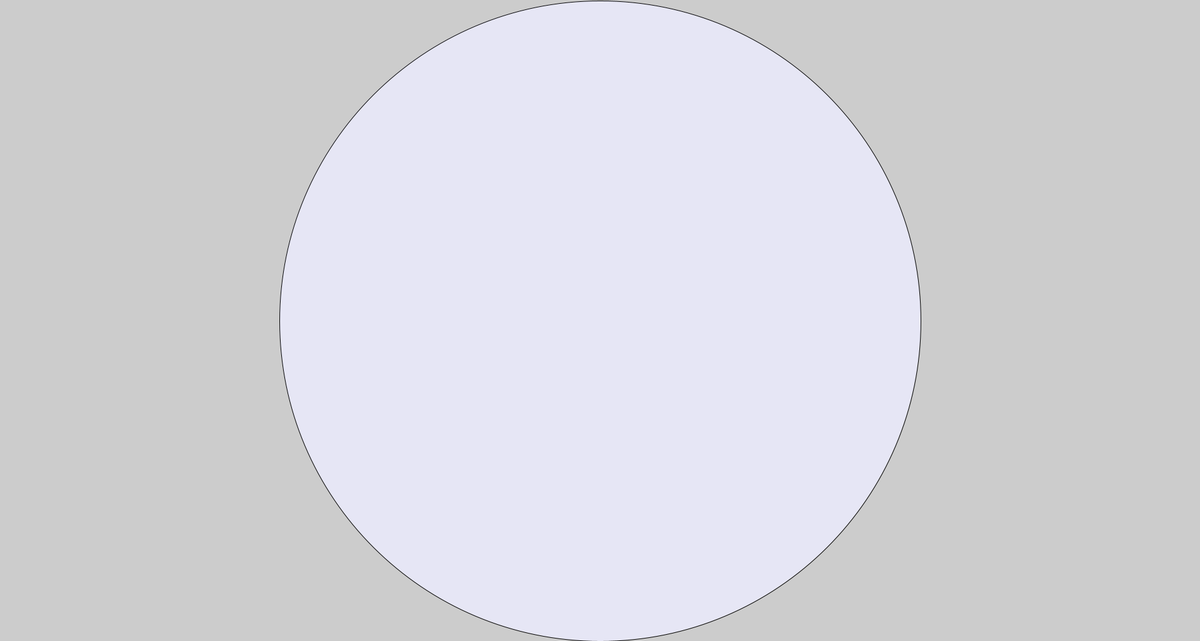
Frame 1 (no input)
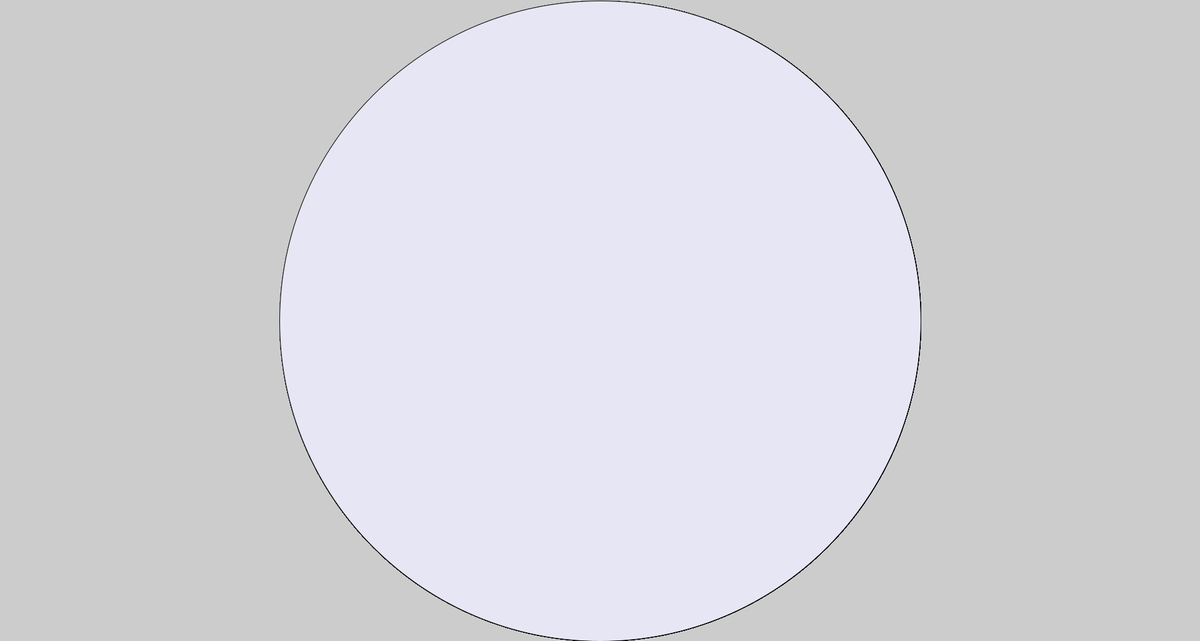
Frame 60 (the mouse pressed at the canvas centre just before this capture)
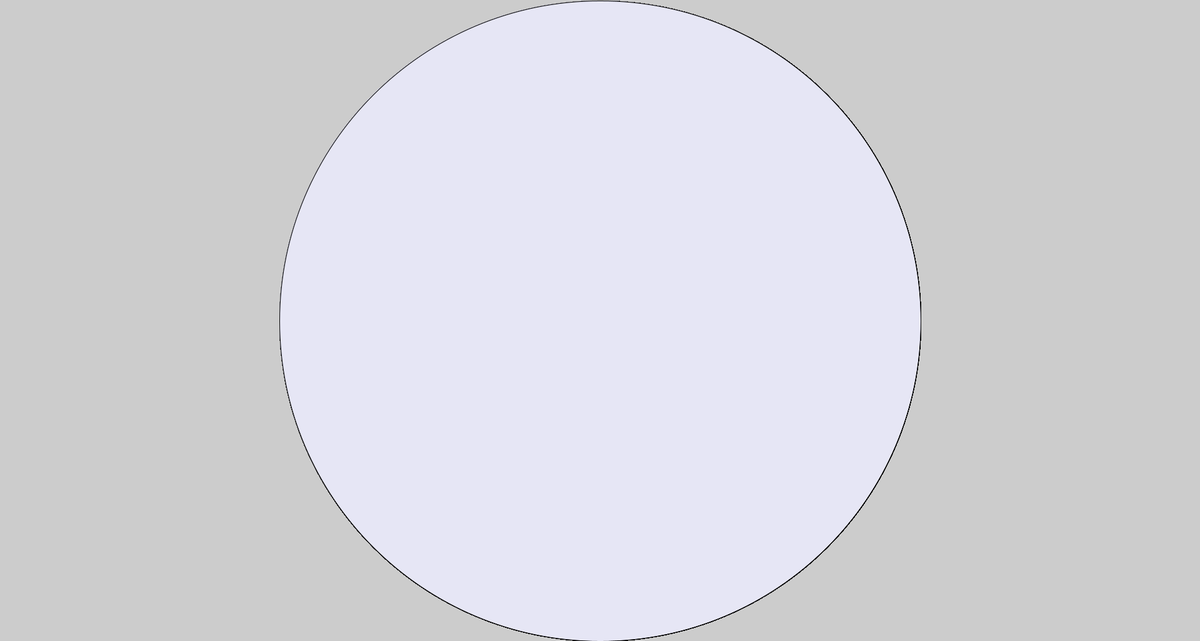
Frame 120 (the mouse held since frame 60 and released just before this capture)

The Processing sketch that drew these frames (run headless with seeded random() and noise(); from frame 60 on, the mouse is pressed at the canvas centre):

// Processing sketch: slippery_dot
// ── slippery_dot.pde
/*** When you are done, this program will draw an ellipse 
     that jumps to new location each time you click on it.
***/
 
 // 1. Create three integer variables to represent the x, y, and the size of the ellipse
       
    void setup() {
      // 2. Set the size of your sketch
    size(1920,1027);
    }
    
    void draw() {
    
      // 3. Set the background color of your sketch
      fill(230,230,245);
      // 4. Draw an ellipse using the variables created at the top of the sketch for the location and size of your ellipse. 
      //    Make sure it fits in the window. Change the variables if it does not.
    ellipse(960,514,1026,1026);
    
    }
    
    /******** This method gets called automatically when you press the mouse ************/
    void mousePressed() {
      //5. Create an integer variable called distance
      int distance =(23);
      getDistanceFromMouse(20,20);
      //6. The getDistanceFromMouse() method below returns a number.
      //   Set the value of your distance variable to the value returned by the getDistance method
      //   You will need to pass the x and y location of your ellipse to this method.
        
          
      //7.  Use an if statement to check if your distance variable is < the radius of the ellipse
      //    If it is, make a new x AND y for the ellipse, for a new random location on the window
      //    Hint: Use code like this      x = (int) random(width);
       
      
    }
    
    /********  This method gives you the number of pixels between the mouse and the x,y point ***********/
    int getDistanceFromMouse(int x, int y) {
      return (int)Math.sqrt(Math.pow((mouseX-x),2) + Math.pow((mouseY-y),2));
    }
